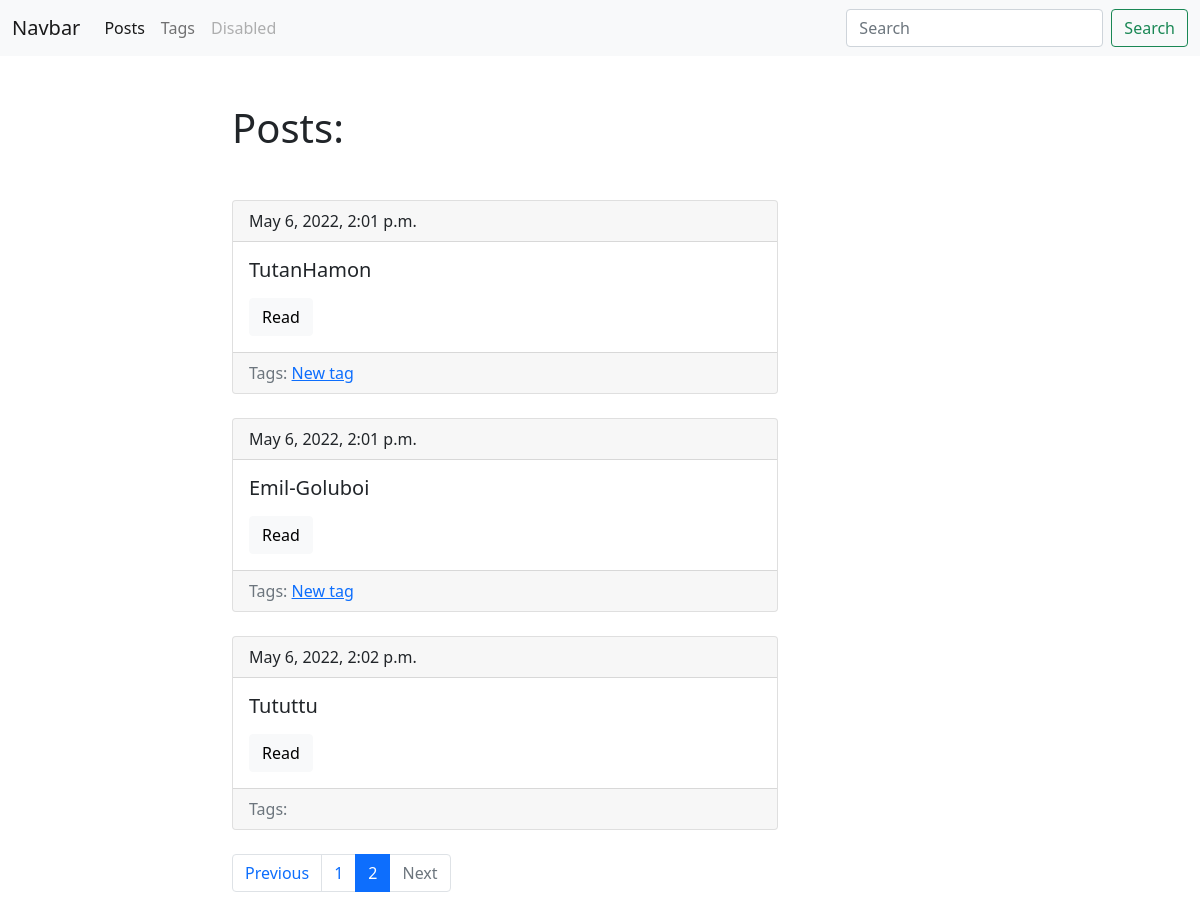
Screenshot of /blog/?page=2 with the database file from the repository.
### blog/models.py (models this page shows, shortened)
class Post(models.Model):
    title = models.CharField(max_length = 150, db_index = True)
    slug = models.SlugField(max_length = 150, blank = True, unique = True) # Тот же самый CharField, но с ограниченным количеством символов
    body = models.TextField(blank = True, db_index = True)
    tags = models.ManyToManyField('Tag', blank=True, related_name='posts')
    date_pub = models.DateTimeField(auto_now_add = True)
    def get_absolute_url(self):
        return reverse('post_detail_url', kwargs={'slug': self.slug})
    class Meta:
        ordering = ['date_pub'] # Сортировка по дате

class Tag(models.Model):
    title = models.CharField(max_length=50)
    slug = models.SlugField(max_length = 50, unique=True)
    def get_absolute_url(self):
        return reverse('tag_detail_url', kwargs={'slug': self.slug})
    class Meta:
        ordering = ['title'] # Сортировка по заголовку

### blog/views.py (the view)
# urls.py: path('', post_list, name='post_list_url'),
def post_list(request):
    search_query = request.GET.get('search', '') # Поиск на сайте
    if search_query:
        posts = Post.objects.filter(Q(title__icontains = search_query) | Q(body__icontains = search_query))
    else:
        posts = Post.objects.all()
    paginator = Paginator(posts, 7) # Пагинатор для номера страницы
    page_number = request.GET.get('page', 1);
    page = paginator.get_page(page_number) # Текущий номер страницы
    is_paginated = page.has_other_pages()
    if page.has_previous():
        prev_url = '?page={}'.format(page.previous_page_number())
    else:
        prev_url=''
    if page.has_next():
        next_url = '?page={}'.format(page.next_page_number())
    else:
        next_url = ''
    context = {
        'page_object': page,
        'is_paginated': is_paginated,
        'next_url': next_url,
        'prev_url': prev_url
    }
    return render(request, 'blog/index.html', context = context)

### blog/templates/blog/index.html (shortened to what this page needs)
{% extends 'blog/base_blog.html'%}
{% block content %}
<h1 class="mb-5">Posts:</h1>
    {% for post in page_object.object_list %}
        {% include 'blog/includes/post_card_template.html' %}
    {% endfor %}
{% endblock %}

### blog/templates/blog/includes/post_card_template.html (shortened to what this page needs)
<div class="card mb-4">
    <div class="card-header">
        {{ post.date_pub }}
    </div>
    <div class="card-body">
      <h5 class="card-title">{{ post.title }}</h5>
      <a href="{{ post.get_absolute_url }}" class="btn btn-light">Read</a>
    </div>
    <div class="card-footer text-muted">
        Tags:
        {% for tag in post.tags.all %}
            <a href="{{ tag.get_absolute_url }}">{{ tag.title }}</a>
        {% endfor %}
    </div>
  </div>

### rows the page displays
Post: date_pub "May 6, 2022, 2:01 p.m.", title "TutanHamon"
Tag: title "New tag"
Post: date_pub "May 6, 2022, 2:01 p.m.", title "Emil-Goluboi"
Post: date_pub "May 6, 2022, 2:02 p.m.", title "Tututtu"

### other values shown
{{ n }} "1"
{{ n }} "2"
